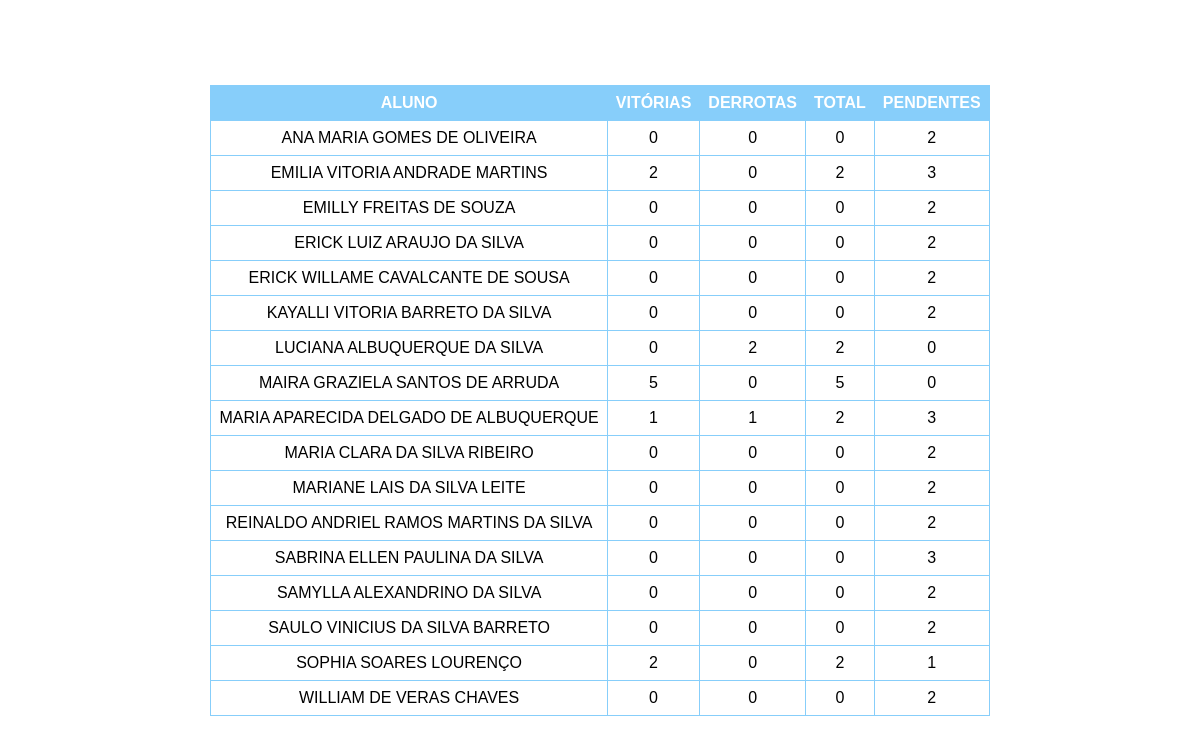
Page /boss/3ºA on the earlier database version.
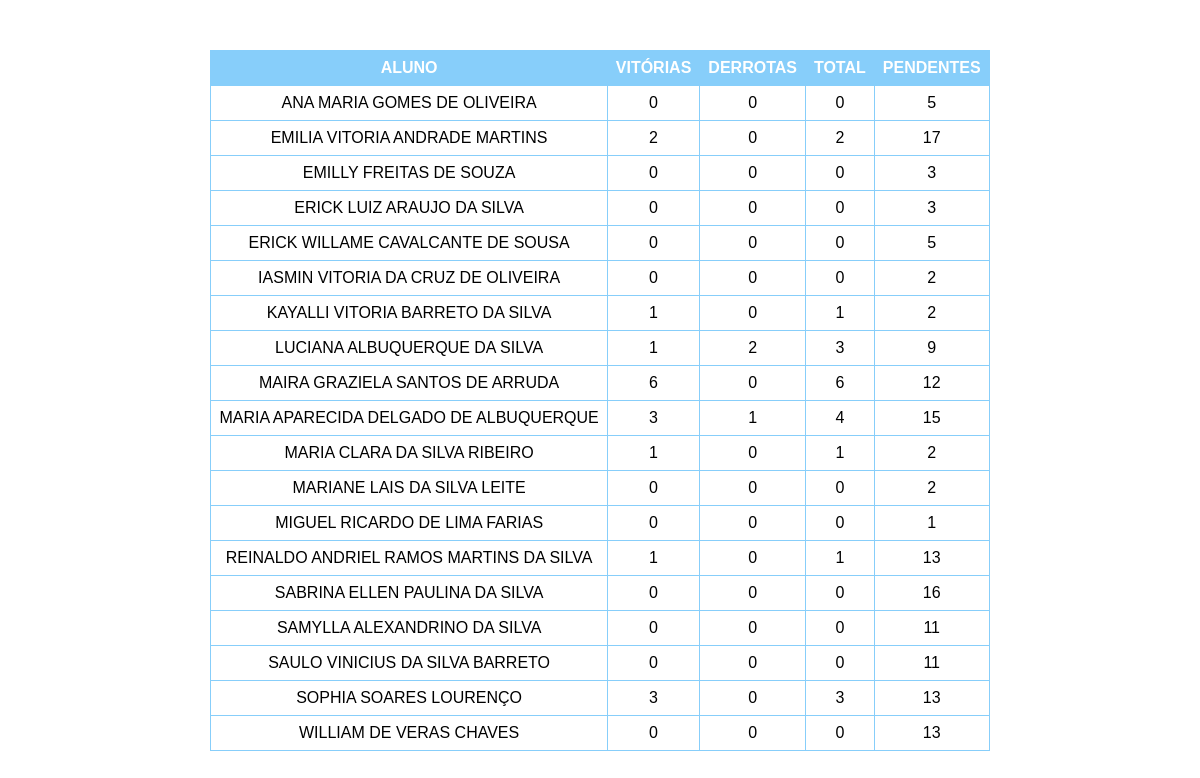
Same page on the later database version.
### main.py (models this page shows)
class Terceiro_A(db.Model):
    __tablename__ = 'Terceiro_A'

### main.py (the view)
@app.route('/boss/<class_id>', methods=['GET', 'POST'])
def lista_boss(class_id):
    turma_selecionada = selecionar_turma(class_id)
    lista_alunos = db.session.query(turma_selecionada.nome, turma_selecionada.coroa_ouro,
                                    turma_selecionada.coroa_prata, turma_selecionada.coroa_bronze,
                                    turma_selecionada.boss_vitoria, turma_selecionada.boss_total).order_by(
        turma_selecionada.nome)
    lista_turma = []
    for estudante in lista_alunos:
        coroas = sum(estudante[1:4])
        if coroas != 0:
            nome = estudante[0]
            boss_vitorias = estudante[4]
            boss_total = estudante[5]
            lista_estudante = [nome, coroas, boss_vitorias, boss_total]
            lista_turma.append(lista_estudante)
    return render_template("boss.html", estudantes=lista_turma)

### main.py (called while the page is built)
def selecionar_turma(valor):
    if valor == 'a' or valor == '3ºA':
        return lista_turmas_db[0]
    elif valor == 'b' or valor == '3ºB':
        return lista_turmas_db[1]
    elif valor == 'c' or valor == '3ºC':
        return lista_turmas_db[2]
    elif valor == 'd' or valor == '1ºD':
        return lista_turmas_db[3]

### templates/boss.html (shortened to what this page needs)
<!DOCTYPE html>
<html lang="en">
<head>
    <link rel="stylesheet" href="/static/styles.css">
</head>
<body>
<div class="menu">
    <table>
        <tr>
            <th>ALUNO</th>
            <th>VITÓRIAS</th>
            <th>DERROTAS</th>
            <th>TOTAL</th>
            <th>PENDENTES</th>
        </tr>
        {% for estudante in estudantes %}
        <tr>
            <td>{{ estudante[0] }}</td>
            <td>{{ estudante[2] }}</td>
            <td>{{ estudante[3] - estudante[2] }}</td>
            <td>{{ estudante[3] }}</td>
            <td>{{ estudante[1] - estudante[3] }}</td>
        </tr>
        {% endfor %}
    </table>
</div>
</body>
</html>

### static/styles.css (style rules this page uses)
.menu { margin: 20px; display: flex; flex-direction: column; align-items: center; justify-content: flex-start; }
table { border-collapse: collapse; width: 100%; background-color: rgba(255, 255, 255, 1); }
th, td { border: 1px solid #87CEFA; padding: 8px; text-align: center; }
th { background-color: #87CEFA; color: white; }
body { margin: 0; padding: 0; font-family: Arial, sans-serif; display: flex; align-items: center; justify-content: center; min-height: 100vh; position: relative; overflow: hidden; overflow-y: auto; }
body::before { content: ''; position: fixed; top: 0; left: 0; width: 100%; height: 100%; background: url('/static/4428.jpg') center center fixed; background-size: cover; opacity: 0.3; z-index: -1; }

Differences in the rows shown:
changed Terceiro_A "ANA MARIA GOMES DE OLIVEIRA": estudante[1]-estudante[3] "2" → "5"
changed Terceiro_A "EMILIA VITORIA ANDRADE MARTINS": estudante[1]-estudante[3] "3" → "17"
changed Terceiro_A "EMILLY FREITAS DE SOUZA": estudante[1]-estudante[3] "2" → "3"
changed Terceiro_A "ERICK LUIZ ARAUJO DA SILVA": estudante[1]-estudante[3] "2" → "3"
changed Terceiro_A "ERICK WILLAME CAVALCANTE DE SOUSA": estudante[1]-estudante[3] "2" → "5"
now on this page (row edited): Terceiro_A: nome "IASMIN VITORIA DA CRUZ DE OLIVEIRA", coroa_prata "0", estudante[3]-estudante[2] "0", estudante "0", estudante[1]-estudante[3] "2"
changed Terceiro_A "KAYALLI VITORIA BARRETO DA SILVA": estudante "0" → "1"; coroa_bronze "0" → "1"
changed Terceiro_A "LUCIANA ALBUQUERQUE DA SILVA": boss_vitoria "0" → "1"; boss_total "2" → "3"; estudante[1]-estudante[3] "0" → "9"
changed Terceiro_A "MAIRA GRAZIELA SANTOS DE ARRUDA": estudante "5" → "6"; estudante[1]-estudante[3] "0" → "12"
changed Terceiro_A "MARIA APARECIDA DELGADO DE ALBUQUERQUE": boss_vitoria "1" → "3"; boss_total "2" → "4"; estudante[1]-estudante[3] "3" → "15"
changed Terceiro_A "MARIA CLARA DA SILVA RIBEIRO": coroa_prata "0" → "1"; coroa_bronze "0" → "1"
now on this page (row edited): Terceiro_A: nome "MIGUEL RICARDO DE LIMA FARIAS", coroa_prata "0", estudante[3]-estudante[2] "0", coroa_bronze "0", estudante[1]-estudante[3] "1"
changed Terceiro_A "REINALDO ANDRIEL RAMOS MARTINS DA SILVA": coroa_prata "0" → "1"; estudante "0" → "1"; estudante[1]-estudante[3] "2" → "13"
changed Terceiro_A "SABRINA ELLEN PAULINA DA SILVA": estudante[1]-estudante[3] "3" → "16"
changed Terceiro_A "SAMYLLA ALEXANDRINO DA SILVA": estudante[1]-estudante[3] "2" → "11"
changed Terceiro_A "SAULO VINICIUS DA SILVA BARRETO": estudante[1]-estudante[3] "2" → "11"
changed Terceiro_A "SOPHIA SOARES LOURENÇO": estudante "2" → "3"; estudante "1" → "13"
changed Terceiro_A "WILLIAM DE VERAS CHAVES": estudante[1]-estudante[3] "2" → "13"
